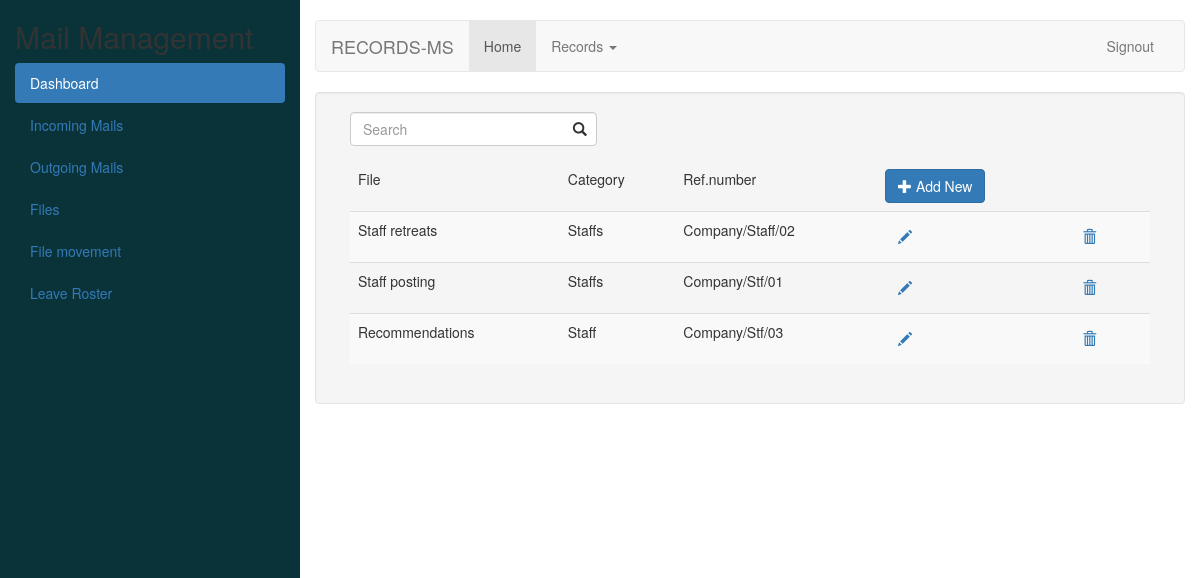
The page /fileslist/ on the database its author committed.
### recApp/models.py (models this page shows, shortened)
class BaseAttachments(models.Model):
    name = models.CharField(_("attachment name"), max_length=156, unique=True )
    category = models.CharField(_("attachment category"), max_length=156)
    ref_number = models.CharField(_("reference number"), max_length=156)

### recApp/views.py (the view)
# urls.py: path('fileslist/', views.files_list, name="view_files"),
def files_list(request):
    if 'q' in request.GET:
        q= request.GET['q']
        multiple_q = Q(Q(mail_sender__icontains = q) | Q(mail_receiver__icontains = q) | Q(subject__icontains = q))
        files_rec = BaseAttachments.objects.filter(multiple_q)
    else:
        files_rec = BaseAttachments.objects.all()
    context = {
        'files_list': files_rec
    }
    return render(request, 'records/fileslist.html', context)

### recApp/templates/records/fileslist.html (shortened to what this page needs)
{% extends 'records/base.html' %}
{% block content %}
<form method="get" action="" autocomplete="off">
    <div class="col-sm-4">
        <div class="form-group has-feedback has-search ">
            <input type="text", name="q" class="form-control" placeholder="Search">
        </div>
    </div>
</form>
<div class="container-fluid">
    <table class="table table-striped">
        <thead class="border-bottom font-weight-bold">
            <tr>
                <td>File</td>
                <td>Category</td>
                <td>Ref.number</td>
                <td>
                    <a href="{% url 'files_form' %}" >
                        <button type="button" class="btn btn-primary"><i class="glyphicon glyphicon-plus" aria-hidden="true"></i> Add New</button>
                    </a>
                </td>
            </tr>
        </thead>
        <tbody>
            {% for file in files_list %}
                <tr>
                    <td>{{file.name}}</td>
                    <td>{{file.category}}</td>
                    <td>{{file.ref_number}}</td>
                    <td>
                        <a href="{% url 'file_update' file.id %}" class="btn text-secondary px-0">
                            <i class="glyphicon glyphicon-pencil" aria-hidden="true"></i>
                        </a>
                    </td>
                    <td>
                        <a href="{% url 'file_delete' file.id %}" class="btn text-secondary px-0">
                            <i class="glyphicon glyphicon-trash" aria-hidden="true"></i>
                        </a>
                    </td>
                </tr>
            {% endfor %}
        </tbody>
    </table>
    </div>
{% endblock content %}

### rows shown on the page
BaseAttachments: name "Staff retreats", category "Staffs", ref_number "Company/Staff/02"
BaseAttachments: name "Staff posting", category "Staffs", ref_number "Company/Stf/01"
BaseAttachments: name "Recommendations", category "Staff", ref_number "Company/Stf/03"
